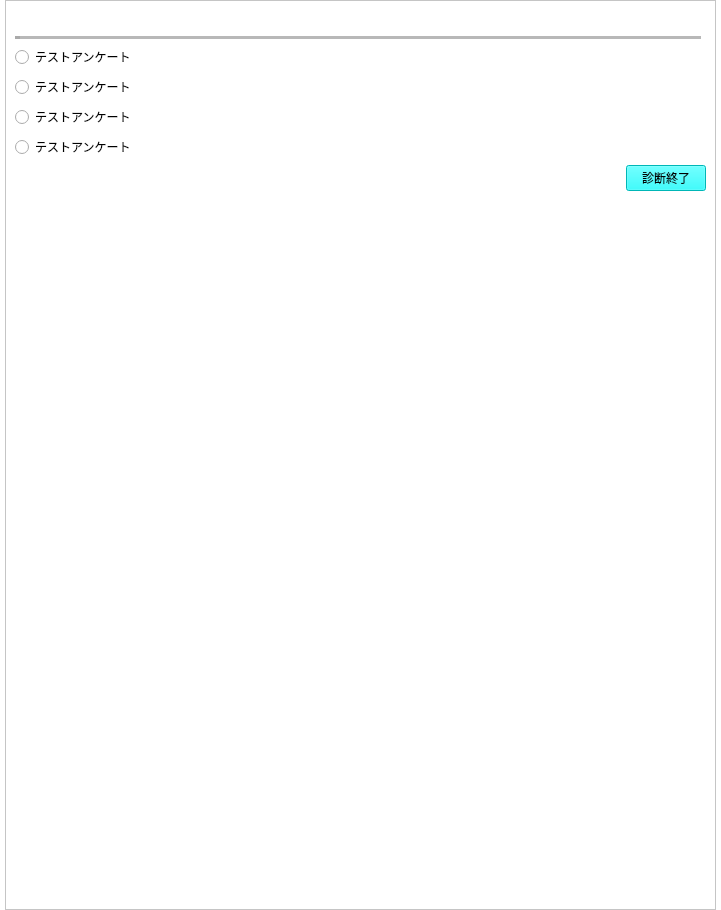
<?xml version="1.0" encoding="UTF-8"?>
<ui version="4.0">
 <class>Form</class>
 <widget class="QWidget" name="Form">
  <property name="geometry">
   <rect>
    <x>0</x>
    <y>0</y>
    <width>721</width>
    <height>910</height>
   </rect>
  </property>
  <property name="windowTitle">
   <string>進路適性診断 e-navi</string>
  </property>
  <property name="styleSheet">
   <string notr="true">background-color: rgb(255,255,255);</string>
  </property>
  <layout class="QGridLayout" name="gridLayout">
   <property name="leftMargin">
    <number>5</number>
   </property>
   <property name="topMargin">
    <number>0</number>
   </property>
   <property name="rightMargin">
    <number>5</number>
   </property>
   <property name="bottomMargin">
    <number>0</number>
   </property>
   <property name="spacing">
    <number>0</number>
   </property>
   <item row="0" column="0">
    <widget class="QScrollArea" name="scrollArea">
     <property name="styleSheet">
      <string notr="true"/>
     </property>
     <property name="widgetResizable">
      <bool>true</bool>
     </property>
     <widget class="QWidget" name="scrollAreaWidgetContents">
      <property name="geometry">
       <rect>
        <x>0</x>
        <y>0</y>
        <width>709</width>
        <height>908</height>
       </rect>
      </property>
      <layout class="QVBoxLayout" name="verticalLayout">
       <item>
        <layout class="QHBoxLayout" name="horizontalLayout_2">
         <item>
          <widget class="QLabel" name="label">
           <property name="text">
            <string/>
           </property>
           <property name="pixmap">
            <pixmap>../image/enavi_header.png</pixmap>
           </property>
          </widget>
         </item>
         <item>
          <spacer name="horizontalSpacer">
           <property name="orientation">
            <enum>Qt::Horizontal</enum>
           </property>
           <property name="sizeHint" stdset="0">
            <size>
             <width>40</width>
             <height>20</height>
            </size>
           </property>
          </spacer>
         </item>
        </layout>
       </item>
       <item>
        <widget class="Line" name="line">
         <property name="lineWidth">
          <number>5</number>
         </property>
         <property name="midLineWidth">
          <number>10</number>
         </property>
         <property name="orientation">
          <enum>Qt::Horizontal</enum>
         </property>
        </widget>
       </item>
       <item>
        <layout class="QHBoxLayout" name="horizontalLayout_9">
         <item>
          <widget class="QRadioButton" name="radioButton">
           <property name="text">
            <string>テストアンケート</string>
           </property>
          </widget>
         </item>
         <item>
          <spacer name="horizontalSpacer_9">
           <property name="orientation">
            <enum>Qt::Horizontal</enum>
           </property>
           <property name="sizeHint" stdset="0">
            <size>
             <width>40</width>
             <height>20</height>
            </size>
           </property>
          </spacer>
         </item>
        </layout>
       </item>
       <item>
        <layout class="QHBoxLayout" name="horizontalLayout_8">
         <item>
          <widget class="QRadioButton" name="radioButton_2">
           <property name="text">
            <string>テストアンケート</string>
           </property>
          </widget>
         </item>
         <item>
          <spacer name="horizontalSpacer_8">
           <property name="orientation">
            <enum>Qt::Horizontal</enum>
           </property>
           <property name="sizeHint" stdset="0">
            <size>
             <width>40</width>
             <height>20</height>
            </size>
           </property>
          </spacer>
         </item>
        </layout>
       </item>
       <item>
        <layout class="QHBoxLayout" name="horizontalLayout_10">
         <item>
          <widget class="QRadioButton" name="radioButton_3">
           <property name="text">
            <string>テストアンケート</string>
           </property>
          </widget>
         </item>
         <item>
          <spacer name="horizontalSpacer_10">
           <property name="orientation">
            <enum>Qt::Horizontal</enum>
           </property>
           <property name="sizeHint" stdset="0">
            <size>
             <width>40</width>
             <height>20</height>
            </size>
           </property>
          </spacer>
         </item>
        </layout>
       </item>
       <item>
        <layout class="QHBoxLayout" name="horizontalLayout_11">
         <item>
          <widget class="QRadioButton" name="radioButton_4">
           <property name="text">
            <string>テストアンケート</string>
           </property>
          </widget>
         </item>
         <item>
          <spacer name="horizontalSpacer_11">
           <property name="orientation">
            <enum>Qt::Horizontal</enum>
           </property>
           <property name="sizeHint" stdset="0">
            <size>
             <width>40</width>
             <height>20</height>
            </size>
           </property>
          </spacer>
         </item>
        </layout>
       </item>
       <item>
        <layout class="QHBoxLayout" name="horizontalLayout_7">
         <item>
          <spacer name="horizontalSpacer_7">
           <property name="orientation">
            <enum>Qt::Horizontal</enum>
           </property>
           <property name="sizeHint" stdset="0">
            <size>
             <width>40</width>
             <height>20</height>
            </size>
           </property>
          </spacer>
         </item>
         <item>
          <widget class="QPushButton" name="endBtn">
           <property name="styleSheet">
            <string notr="true">background-color: rgb(0,255,255)</string>
           </property>
           <property name="text">
            <string>診断終了</string>
           </property>
          </widget>
         </item>
        </layout>
       </item>
       <item>
        <spacer name="verticalSpacer">
         <property name="orientation">
          <enum>Qt::Vertical</enum>
         </property>
         <property name="sizeHint" stdset="0">
          <size>
           <width>20</width>
           <height>40</height>
          </size>
         </property>
        </spacer>
       </item>
      </layout>
     </widget>
    </widget>
   </item>
  </layout>
 </widget>
 <resources/>
 <connections/>
</ui>
